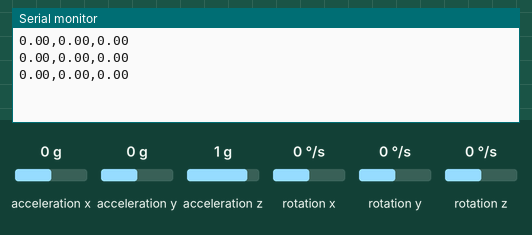
This sketch was run on a simulated Arduino Uno, built with avr-gcc and run on an emulated ATmega328P. On the bench: the last lines printed to the serial monitor. Inputs (shaded band) come from the test bench; at power-on: rotation x 0 °/s, rotation y 0 °/s, rotation z 0 °/s, acceleration x 0 g, acceleration y 0 g, acceleration z 1 g.

Above: at 1.8 s.
1.9 s: rotation x set to -192 °/s
At 2.4 s:
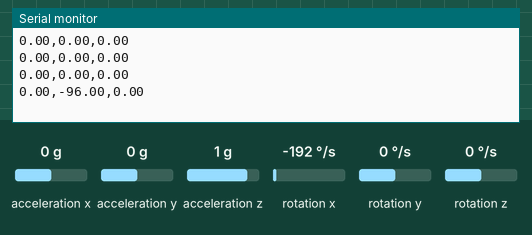
3.4 s: rotation y set to -192 °/s
At 3.9 s:
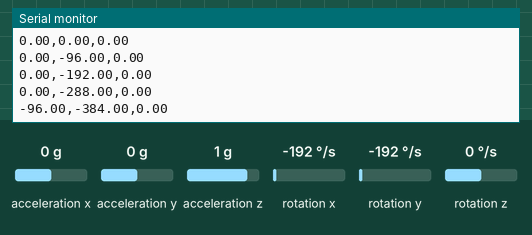
4.9 s: rotation z set to -192 °/s
At 5.4 s:
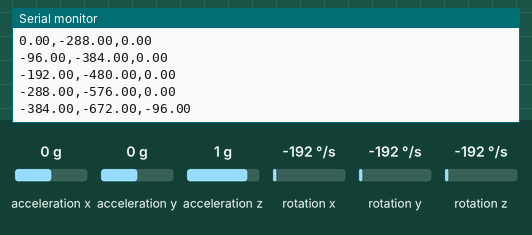
Timing chart, 0 to 7.9 s (numbered marks = the images above; inputs shaded):
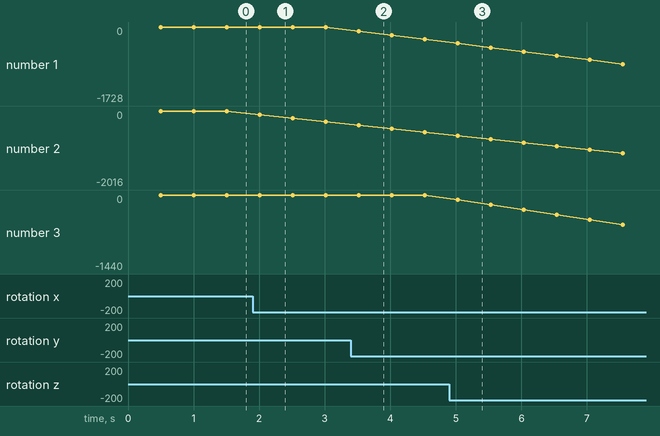

The sketch:

TestingPlayground.ino
```cpp
/*
    MPU6050 Triple Axis Gyroscope & Accelerometer. Pitch & Roll & Yaw Gyroscope Example.
    Read more: http://www.jarzebski.pl/arduino/czujniki-i-sensory/3-osiowy-zyroskop-i-akcelerometr-mpu6050.html
    GIT: https://github.com/jarzebski/Arduino-MPU6050
    Web: http://www.jarzebski.pl
    (c) 2014 by Korneliusz Jarzebski
*/

#include <Wire.h>
#include <MPU6050.h>

MPU6050 mpu;

// Timers
unsigned long timer = 0;
float timeStep = 0.5;

// Pitch, Roll and Yaw values
float pitch = 0;
float roll = 0;
float yaw = 0;

void setup()
{
  Serial.begin(115200);

  // Initialize MPU6050
  while(!mpu.begin(MPU6050_SCALE_2000DPS, MPU6050_RANGE_2G))
  {
    Serial.println("Could not find a valid MPU6050 sensor, check wiring!");
    delay(500);
  }

  // Calibrate gyroscope. The calibration must be at rest.
  // If you don't want calibrate, comment this line.
  mpu.calibrateGyro();

  // Set threshold sensivty. Default 3.
  // If you don't want use threshold, comment this line or set 0.
  //mpu.setThreshold(3);
  timer = millis();
}

void loop()
{

 if((millis() - timer) >= 1000 * timeStep) {
  // Read normalized values
  Vector norm = mpu.readNormalizeGyro();

  // Calculate Pitch, Roll and Yaw
  pitch = pitch + norm.YAxis * timeStep;
  roll = roll + norm.XAxis * timeStep;
  yaw = yaw + norm.ZAxis * timeStep;

  // Output raw
  Serial.print(pitch);
  Serial.print(",");
  Serial.print(roll);
  Serial.print(",");
  Serial.println(yaw);
  timer = millis();
 }

}
```

Measured:
- after the input at 1.9 s, the serial monitor: prints a new line after 0.11 s (image 1)
- after the input at 3.4 s, the serial monitor: prints a new line after 0.12 s (image 2)
- after the input at 4.9 s, the serial monitor: prints a new line after 0.13 s (image 3)
- plotted number 2: 0 → -288 after the input at 1.9 s
